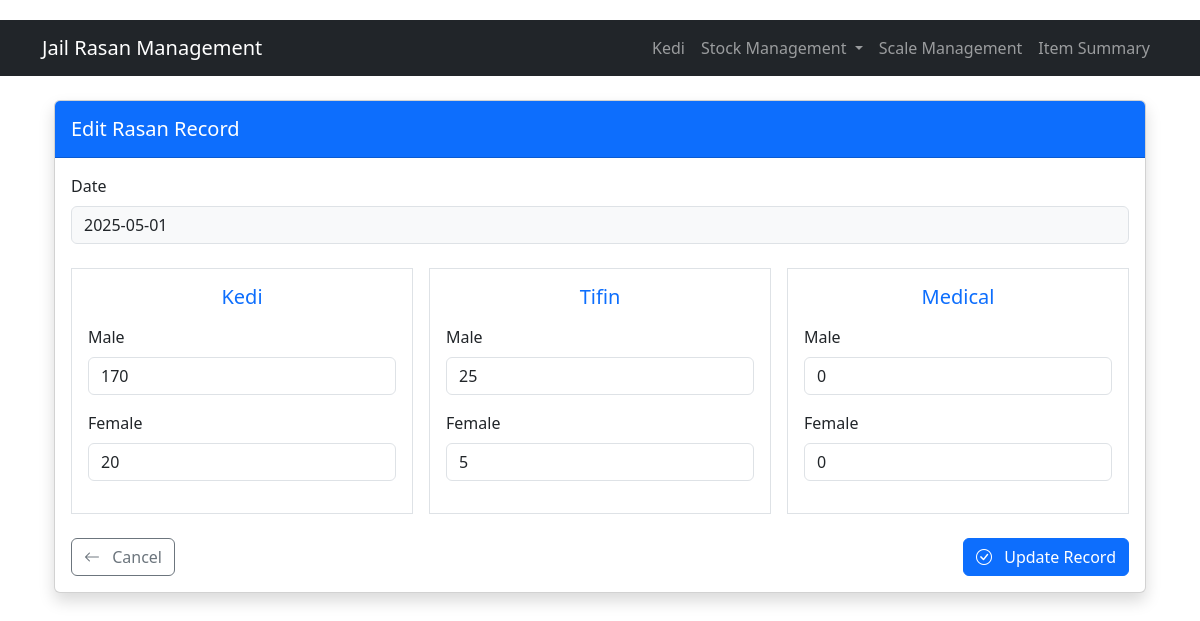
Page /kedi/edit/1 on the committed database.
### models.py (models this page shows, shortened)
class RasanRecord(db.Model):
    id = db.Column(db.Integer, primary_key=True)
    date = db.Column(db.Date, nullable=False, unique=True)
    kedi_m = db.Column(db.Integer, nullable=False, default=0)
    kedi_f = db.Column(db.Integer, nullable=False, default=0)
    tifin_m = db.Column(db.Integer, nullable=False, default=0)
    tifin_f = db.Column(db.Integer, nullable=False, default=0)
    medical_m = db.Column(db.Integer, nullable=False, default=0)
    medical_f = db.Column(db.Integer, nullable=False, default=0)

### app.py (the view, shortened to what this page needs)
@app.route('/kedi/edit/<int:id>', methods=['GET', 'POST'])
def edit_kedi(id):
    record = RasanRecord.query.get_or_404(id)
    return render_template('kedi/edit.html', record=record)

### templates/kedi/edit.html (shortened to what this page needs)
{% extends "base.html" %}
{% block content %}
<div class="container mt-4">
    <div class="card shadow">
        <div class="card-header bg-primary text-white py-3">
            <h2 class="h5 mb-0">Edit Rasan Record</h2>
        </div>
        <div class="card-body">
            <form method="POST" class="needs-validation" novalidate>
                <div class="mb-4">
                    <label class="form-label">Date</label>
                    <input type="text" class="form-control bg-light" value="{{ record.date.strftime('%Y-%m-%d') }}" readonly>
                </div>
                <div class="row g-3 mb-4">
                    <div class="col-md-4">
                        <div class="border p-3 h-100">
                            <h5 class="text-center mb-3 text-primary">Kedi</h5>
                            <div class="mb-3">
                                <label for="kedi_m" class="form-label">Male</label>
                                <input type="number" class="form-control" id="kedi_m" name="kedi_m"
                                       value="{{ record.kedi_m }}" min="0" required>
                            </div>
                            <div class="mb-3">
                                <label for="kedi_f" class="form-label">Female</label>
                                <input type="number" class="form-control" id="kedi_f" name="kedi_f"
                                       value="{{ record.kedi_f }}" min="0" required>
                            </div>
                        </div>
                    </div>
                    <div class="col-md-4">
                        <div class="border p-3 h-100">
                            <h5 class="text-center mb-3 text-primary">Tifin</h5>
                            <div class="mb-3">
                                <label for="tifin_m" class="form-label">Male</label>
                                <input type="number" class="form-control" id="tifin_m" name="tifin_m"
                                       value="{{ record.tifin_m }}" min="0" required>
                            </div>
                            <div class="mb-3">
                                <label for="tifin_f" class="form-label">Female</label>
                                <input type="number" class="form-control" id="tifin_f" name="tifin_f"
                                       value="{{ record.tifin_f }}" min="0" required>
                            </div>
                        </div>
                    </div>
                    <div class="col-md-4">
                        <div class="border p-3 h-100">
                            <h5 class="text-center mb-3 text-primary">Medical</h5>
                            <div class="mb-3">
                                <label for="medical_m" class="form-label">Male</label>
                                <input type="number" class="form-control" id="medical_m" name="medical_m"
                                       value="{{ record.medical_m }}" min="0" required>
                            </div>
                            <div class="mb-3">
                                <label for="medical_f" class="form-label">Female</label>
                                <input type="number" class="form-control" id="medical_f" name="medical_f"
                                       value="{{ record.medical_f }}" min="0" required>
                            </div>
                        </div>
                    </div>
                </div>
                <div class="d-flex justify-content-between mt-4">
                    <a href="{{ url_for('index') }}" class="btn btn-outline-secondary">
                        <i class="bi bi-arrow-left me-2"></i> Cancel
                    </a>
                    <button type="submit" class="btn btn-primary">
                        <i class="bi bi-check-circle me-2"></i> Update Record
                    </button>
                </div>
            </form>
        </div>
    </div>
</div>
{% endblock %}

### static/style.css (style rules this page uses)
body { padding-top: 20px; padding-bottom: 20px; }
h2, h4 { color: #2c3e50; }

### rows in the picture
RasanRecord: date "2025-05-01", kedi_m "170", kedi_f "20", tifin_m "25", tifin_f "5", medical_m "0", medical_f "0"
